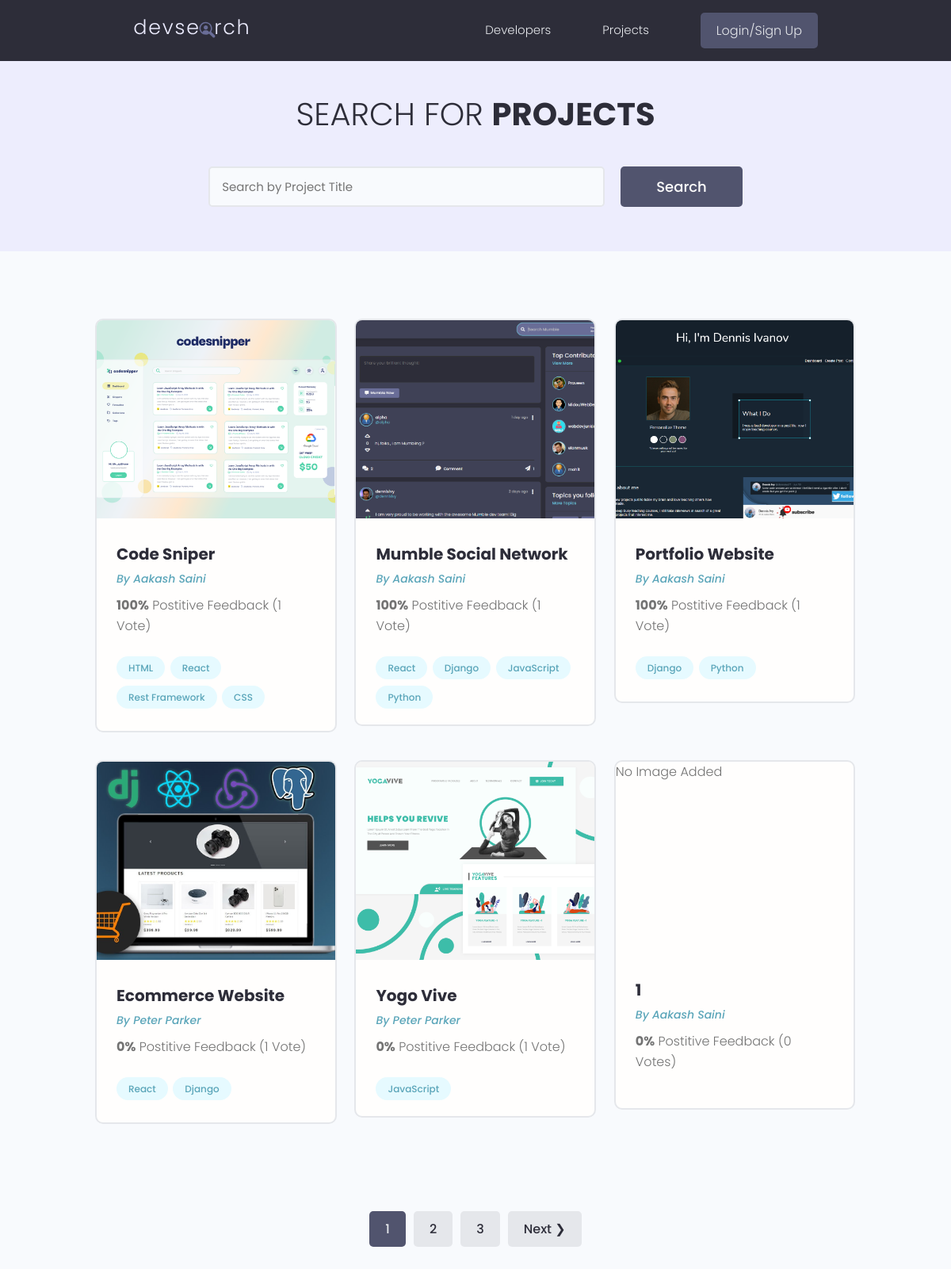
/projects/, run on the app's committed database.
### projects/models.py (models this page shows, shortened)
class Project(models.Model):
    owner = models.ForeignKey(Profile, null=True, blank=True, on_delete=models.CASCADE)
    title = models.CharField(max_length=200)
    description = models.TextField(null=True, blank=True)
    featured_image = models.ImageField(null=True, blank=True, default="default.jpg")
    demo_link = models.CharField(max_length=2000, null=True, blank=True)
    source_link = models.CharField(max_length=2000, null=True, blank=True)
    tags = models.ManyToManyField('Tag', blank=True)
    vote_total = models.IntegerField(default=0, blank=True, null=True)
    vote_ratio = models.IntegerField(default=0, blank=True, null=True)
    created = models.DateTimeField(auto_now_add=True)
    id = models.UUIDField(default=uuid.uuid4, unique=True, primary_key=True, editable=False)
    class Meta:
        ordering = ['-vote_ratio', '-vote_total', 'title']
    @property
    def imageURL(self):
        try:
            url = self.featured_image.url
        except:
            url = ''
        return url

class Tag(models.Model):
    name = models.CharField(max_length=200)
    created = models.DateTimeField(auto_now_add=True)
    id = models.UUIDField(default=uuid.uuid4, unique=True, primary_key=True, editable=False)
    def __str__(self):
        return self.name

### users/models.py (models this page shows, shortened)
class Profile(models.Model):
    user = models.OneToOneField(User, on_delete=models.CASCADE, null=True, blank=True)
    name = models.CharField(max_length=200, blank=True, null=True)
    username = models.CharField(max_length=200, blank=True, null=True)
    location = models.CharField(max_length=200, blank=True, null=True)
    email = models.EmailField(max_length=500, blank=True, null=True)
    short_intro = models.CharField(max_length=200, blank=True, null=True)
    bio = models.TextField(blank=True, null=True)
    profile_image = models.ImageField(blank=True, null=True, upload_to='profiles/', default="profiles/user-default.png")
    social_github = models.CharField(max_length=200, blank=True, null=True)
    social_twitter = models.CharField(max_length=200, blank=True, null=True)
    social_linkedin = models.CharField(max_length=200, blank=True, null=True)
    social_youtube = models.CharField(max_length=200, blank=True, null=True)
    social_website = models.CharField(max_length=200, blank=True, null=True)
    created = models.DateTimeField(auto_now_add=True)
    id = models.UUIDField(default=uuid.uuid4, unique=True, primary_key=True, editable=False)
    class Meta:
        ordering = ['created']

### projects/views.py (the view)
# urls.py: path('projects/', views.getProjects),
def projects(request):
    all_projects, search_query = searchProjects(request)
    results = 6
    custom_range, all_projects = paginateProjects(request, all_projects, results)
    context = {'projects': all_projects, 'search_query': search_query,
     'custom_range': custom_range}
    return render(request, 'projects/projects.html', context)

### projects/utils.py (called while the page is built)
def searchProjects(request):
    search_query = ''
    if request.GET.get('search_query'):
        search_query = request.GET.get('search_query')
    tags = Tag.objects.filter(name__icontains=search_query)
    all_projects = Project.objects.distinct().filter(
        Q(title__icontains=search_query) |
        Q(description__icontains=search_query) |
        Q(owner__name__icontains=search_query) |
        Q(tags__in=tags)
    )
    return all_projects, search_query

def paginateProjects(request, all_projects, results):
    page = request.GET.get('page')
    paginator = Paginator(all_projects, results)
    try:
        all_projects = paginator.page(page)
    except PageNotAnInteger:
        page = 1
        all_projects = paginator.page(page)
    except EmptyPage:
        page = paginator.num_pages
        all_projects = paginator.page(page)
    leftIndex = (int(page) - 4)
    if leftIndex < 1:
        leftIndex = 1
    rightIndex = (int(page) + 6)
    if rightIndex > paginator.num_pages:
        rightIndex = paginator.num_pages + 1
    custom_range = range(leftIndex, rightIndex)
    return custom_range, all_projects

### projects/templates/projects/projects.html (shortened to what this page needs)
{% extends 'main.html' %}
{% block content %}
<main class="projects">
    <section class="hero-section text-center">
      <div class="container container--narrow">
        <div class="hero-section__box">
          <h2>Search for <span>Projects</span></h2>
        </div>
        <div class="hero-section__search">
          <form id="searchForm" class="form" action="" method="get">
            <div class="form__field">
              <input class="input input--text" id="formInput#search" type="text" name="search_query"
                value="{{search_query}}" placeholder="Search by Project Title" />
            </div>
            <input class="btn btn--sub btn--lg" type="submit" value="Search" />
          </form>
        </div>
      </div>
    </section>
    <section class="projectsList">
      <div class="container">
        <div class="grid grid--three">
        {% for project in projects %}
          <div class="column">
            <div class="card project">
              <a href="{% url 'project' project.id %}" class="project">
                {% if project.imageURL != '' %}
                <img class="project__thumbnail" src="{{ project.imageURL }}" alt="project thumbnail" />
                {% else %}
                <p class="project__thumbnail">No Image Added</p>
                {% endif %}
                <div class="card__body">
                  <h3 class="project__title">{{project.title}}</h3>
                  <p><a class="project__author" href="{% url 'user-profile' project.owner.id %}">By {{project.owner.name}}</a></p>
                  <p class="project--rating">
                    <span style="font-weight: bold;">{{project.vote_ratio}}%</span> Postitive
                    Feedback ({{project.vote_total}} Vote{{project.vote_total|pluralize:"s"}})
                  </p>
                  <div class="project__tags">
                    {% for tag in project.tags.all %}
                    <span class="tag tag--pill tag--main">
                      <small>{{tag}}</small>
                    </span>
                    {% endfor %}
                  </div>
                </div>
              </a>
            </div>
          </div>
          {% endfor %}
        </div>
      </div>
    </section>
    {% include 'pagination.html' with queryset=projects custom_range=custom_range %}
</main>
{% endblock content %}

### templates/main.html (shortened to what this page needs)
<!DOCTYPE html>
{% load static %}
<html>
    <head>
        <link rel="stylesheet" href="https://cdn.iconmonstr.com/1.3.0/css/iconmonstr-iconic-font.min.css" />
        <link rel="stylesheet" href="{% static 'uikit/styles/uikit.css' %}" />
        <link rel="stylesheet" href="{% static 'styles/app.css' %}" />
    </head>
    <body>
        {% include 'navbar.html' %}
        {% block content %}
        {% endblock content %}
    </body>
</html>

### templates/navbar.html (shortened to what this page needs)
{% load static %}
<header class="header">
    <div class="container container--narrow">
      <a href="{% url 'profiles' %}" class="header__logo">
        <img src="{% static 'images/logo.svg' %}" alt="DevSearch Logo" />
      </a>
      <nav class="header__nav">
        <ul class="header__menu">
          <li class="header__menuItem"><a href="{% url 'profiles' %}">Developers</a></li>
          <li class="header__menuItem"><a href="{% url 'projects' %}">Projects</a></li>
          {% if request.user.is_authenticated %}
          <li class="header__menuItem"><a href="{% url 'user-inbox' %}">Inbox</a></li>
          <li class="header__menuItem"><a href="{% url 'user-account' %}">Profile</a></li>
          <li class="header__menuItem"><a href="{% url 'logout' %}" class="btn btn--sub">Logout</a></li>
          {% else %}
          <li class="header__menuItem"><a href="{% url 'login' %}" class="btn btn--sub">Login/Sign Up</a></li>
          {% endif %}
        </ul>
      </nav>
    </div>
  </header>

### templates/pagination.html (shortened to what this page needs)
{% if queryset.has_other_pages %}
    <div class="pagination">
      <ul class="container">
        {% for page in custom_range %}
        {% if page == queryset.number %}
        <li><a href="?page={{page}}" class="btn page-link btn--sub" data-page="{{page}}">{{page}}</a></li>
        {% else %}
        <li><a href="?page={{page}}" class="btn page-link" data-page="{{page}}">{{page}}</a></li>
        {% endif %}
        {% endfor %}
        {% if queryset.has_next %}
        <li><a href="?page={{queryset.next_page_number}}" class="btn page-link" data-page="{{queryset.next_page_number}}">Next &#10095;</a></li>
        {% endif %}
      </ul>
    </div>
    {% endif %}

### static/styles/app.css (style rules this page uses)
:root { --color-sub: #2d2d39; }
.btn--sub { background-color: var(--color-sub-light); }
.card { border: 2px solid var(--color-light); }
img { width: 100%; }
.header { position: sticky; z-index: 111; background-color: var(--color-sub); padding: 1.5rem 0; }
.header > .container { display: flex; justify-content: space-between; align-items: center; }
.header__logo > img { height: 3.8rem; }
.header__nav > ul { display: inline-flex; align-items: center; list-style: none; gap: 6.5rem; }
.header__menuItem > a { color: var(--color-light); font-weight: 300; }
.hero-section { height: 40vh; display: flex; align-items: center; background-color: var(--color-sub); }
.hero-section__box { margin-bottom: 4rem; }
.hero-section__box > h2, .hero-section__box > h2 > span { font-size: 4rem; color: var(--color-light); line-height: 1.3; text-transform: uppercase; }
.hero-section__box > h2 { font-weight: 300; }
.hero-section__box > h2 > span { font-weight: 700; }
.hero-section__search > .form { display: flex; align-items: center; justify-content: center; gap: 2rem; }
.hero-section__search > .form input.input--text { width: 50rem; }
.pagination { margin-top: 8rem; margin-bottom: 10rem; }
.pagination > ul { flex-wrap: wrap; list-style: none; display: flex; align-items: center; justify-content: center; gap: 1rem; }
.pagination .btn { color: var(--color-sub); }
.pagination .btn.btn--sub { color: var(--color-light); }
.project__author { font-size: 1.4rem; font-style: italic; }
.project--rating { margin-bottom: 1.6em; margin-top: .5em; }
.projects > .hero-section { background: var(--color-sub-lighter); height: 30vh; }
.projects .hero-section__box { margin-bottom: 2.5rem; }
.projects .hero-section__box > h2 { color: var(--color-sub); }
.projects .hero-section__box > h2 > span { font-weight: 700; color: var(--color-sub); }
.projectsList { margin-top: 8rem; }
.project__thumbnail { height: 25rem; object-fit: cover; object-position: top center; }
.project__title { font-size: 2rem; font-weight: 700; color: var(--color-sub); }

### static/uikit/styles/modules/_variables.css (style rules this page uses)
:root { --color-main: #5aa5b9; --color-main-light: #e6faff; --color-sub: #3f4156; --color-sub-light: #51546e; --color-sub-lighter: #ededfd; --color-text: #737373; --color-gray: #8b8b8b; --color-light: #e5e7eb; --color-light-gray: #767676; --color-bg: #f8fafd; --color-white: #fffefd; --color-white-light: #f3f3f3; --color-success: #359e64; --color-success-bg: #def8e8; --color-error: #fc4b0b; --color-error-bg: #fff2ee; --font-base: 'Poppins', arial, helvetica, 'Segoe UI', roboto, ubuntu, sans-serif; --font-monospace: 'Fira Code', 'Courier New', courier, monospace; --font-regular: 300; --font-medium: 500; --font-bold: 700; --generic-shadow: 1px 1px 5px #00000010; --generic-transition: all 0.3s ease-in-out; }

### static/uikit/styles/modules/_base.css (style rules this page uses)
* { margin: 0; padding: 0; box-sizing: border-box; text-rendering: optimizeLegibility; color: inherit; font-size: inherit; }
html { font-size: 50%; }
@media only screen and (min-width: 480px) { html { font-size: 56.25%; } }
@media only screen and (min-width: 1200px) { html { font-size: 62.5%; } }
body { line-height: 1.6; font-weight: 400; font-size: 1.5rem; color: var(--color-text); background-color: var(--color-bg); min-height: 100vh; }

### static/uikit/styles/modules/_typography.css (style rules this page uses)
* { font-family: var(--font-base); }
h2 { font-size: 3.6rem; font-weight: var(--font-bold); }
h3 { font-size: 3.2rem; font-weight: var(--font-medium); }
p, span, strong { font-size: 1.6rem; color: var(--color-text); font-weight: var(--font-regular); }
a { padding-bottom: 2px; text-decoration: none; display: inline-block; color: var(--color-main); font-weight: var(--font-medium); }

### static/uikit/styles/modules/_utilities.css (style rules this page uses)
.container { width: 92%; max-width: 165rem; margin: 0 auto; box-sizing: border-box; }
.container--narrow { width: 92%; max-width: 120rem; }
@media screen and (min-width: 1000px) { .container { width: 90%; } }
@media screen and (min-width: 1000px) { .container--narrow { width: 85%; } }
@media screen and (min-width: 1200px) { .container { width: 80%; } }
@media screen and (min-width: 1200px) { .container--narrow { width: 72%; } }
.text-center { text-align: center; }

### static/uikit/styles/modules/_card.css (style rules this page uses)
.card { border-radius: 1rem; background-color: var(--color-white); border: 1.5px solid var(--color-light); width: auto; height: auto; margin-top: 0.5rem; margin-bottom: 0.5rem; overflow: hidden; }
.card__body, .card__header { padding: 2rem 2.5rem; }

### data on the page
Project: imageURL (picture), title "Code Sniper", owner.name "Aakash Saini", vote_ratio "100", vote_total "1"
Tag: name "HTML"
Tag: name "React"
Tag: name "Rest Framework"
Tag: name "CSS"
Project: imageURL (picture), title "Mumble Social Network", owner.name "Aakash Saini", vote_ratio "100", vote_total "1"
Tag: name "Django"
Tag: name "JavaScript"
Tag: name "Python"
Project: imageURL (picture), title "Portfolio Website", owner.name "Aakash Saini", vote_ratio "100", vote_total "1"
Project: imageURL (picture), title "Ecommerce Website", owner.name "Peter Parker", vote_ratio "0", vote_total "1"
Project: imageURL (picture), title "Yogo Vive", owner.name "Peter Parker", vote_ratio "0", vote_total "1"
Project: featured_image "No Image Added", title "1", owner.name "Aakash Saini", vote_ratio "0", vote_total "0"

### other printed values
{{ page }} "1"
{{ page }} "2" "3"
